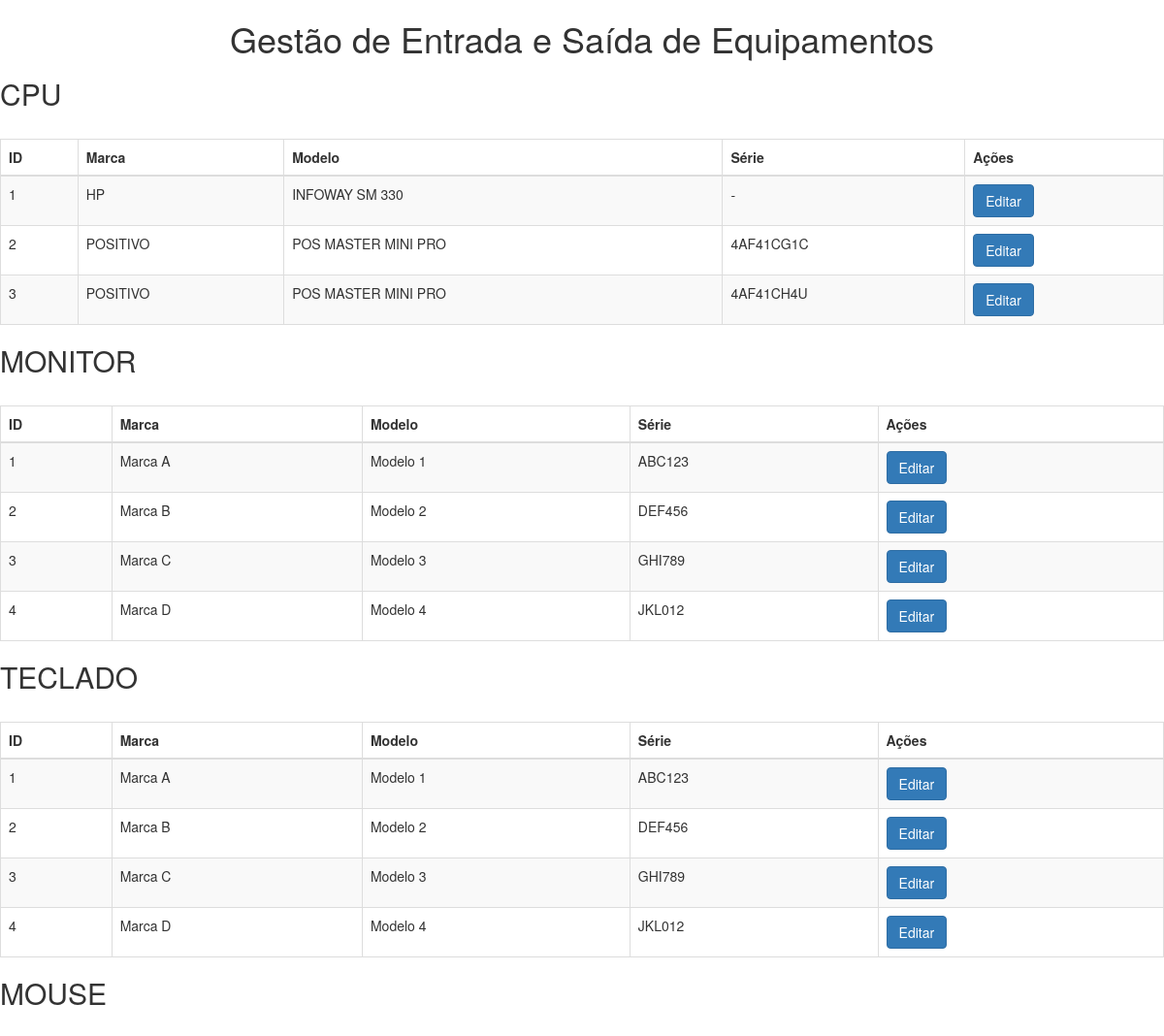
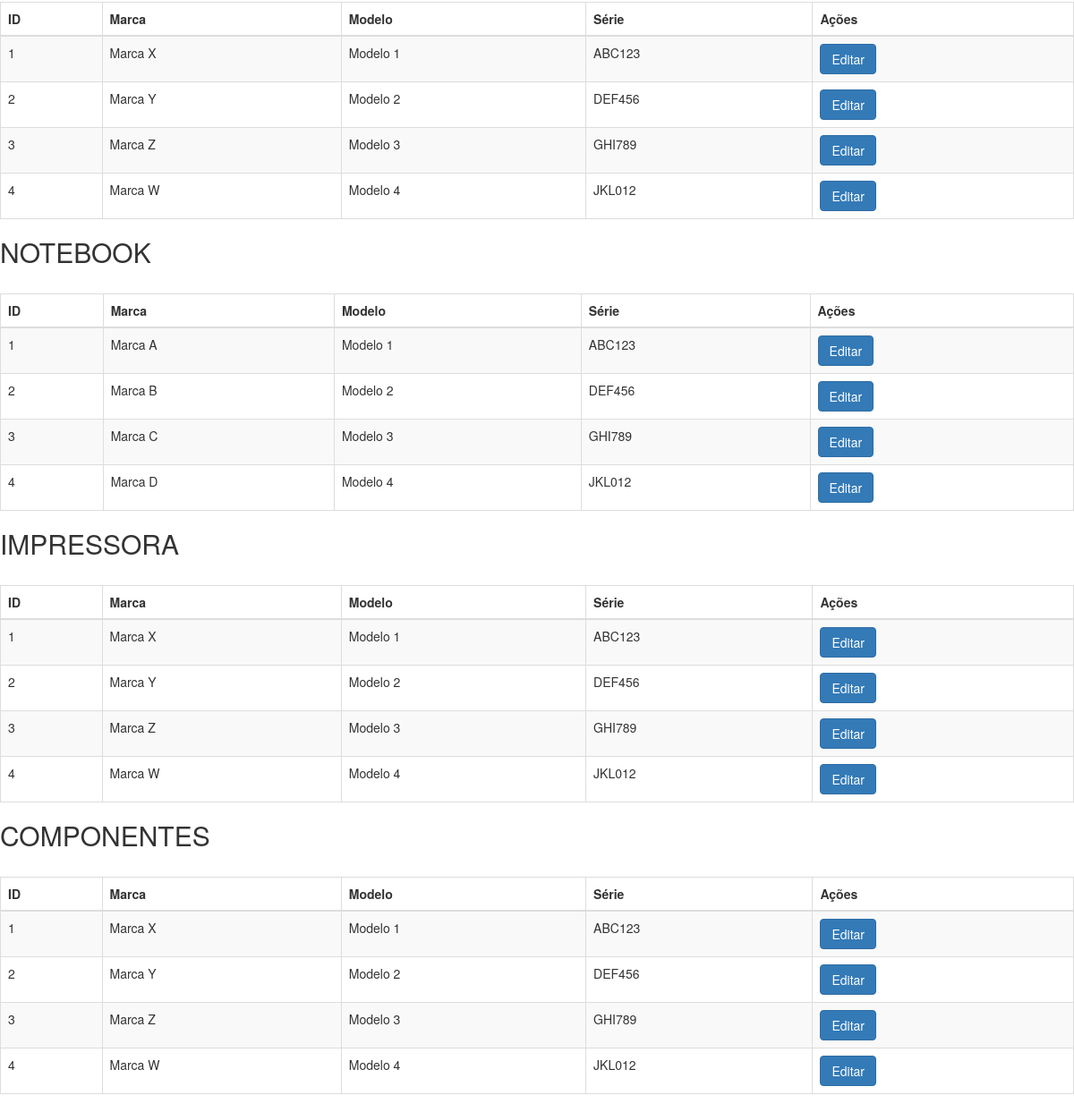
The page /Teste.php on the database as committed earlier (2 pictures, top to bottom).
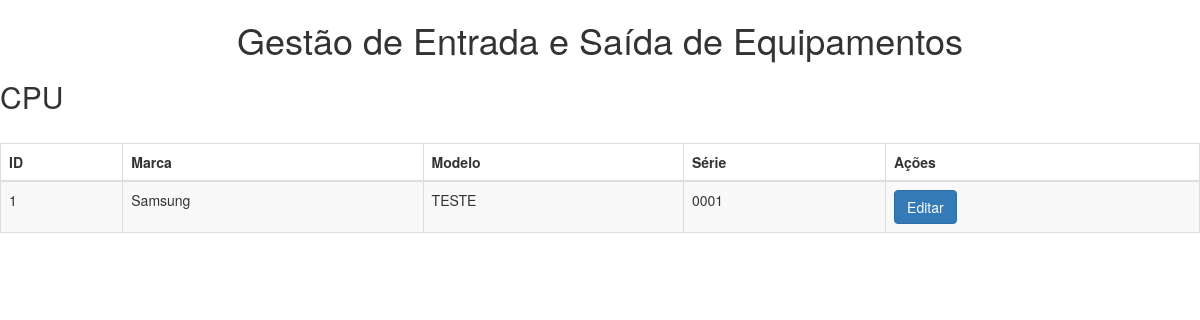
The same page on the database as committed later.
### tables this page shows
CREATE TABLE `cpu` (
  `ID` int(11) NOT NULL,
  `MARCA` varchar(100) NOT NULL,
  `MODELO` varchar(100) NOT NULL,
  `SERIE` varchar(100) NOT NULL,
  `PATRIMONIO` varchar(100) NOT NULL,
  `DVAT` varchar(100) NOT NULL,
  `PROCESSADOR` varchar(100) NOT NULL,
  `MEMORIA_RAM` varchar(100) NOT NULL,
  `ARMAZENAMENTO` varchar(100) NOT NULL,
  `QUANTIDADE` int(11) DEFAULT NULL,
  `SALA` int(11) NOT NULL,
  `PROCESSO` varchar(100) NOT NULL,
  `OBS` varchar(255) NOT NULL
);

CREATE TABLE `monitor` (
  `ID` int(11) NOT NULL,
  `MARCA` varchar(100) NOT NULL,
  `MODELO` varchar(100) NOT NULL,
  `SERIE` varchar(100) NOT NULL,
  `TAMANHO` varchar(100) NOT NULL,
  `RESOLUCAO` varchar(100) NOT NULL,
  `QUANTIDADE` int(11) NOT NULL,
  `OBS` varchar(255) NOT NULL
);

CREATE TABLE `teclado` (
  `ID` int(11) NOT NULL,
  `MARCA` varchar(100) NOT NULL,
  `MODELO` varchar(100) NOT NULL,
  `SERIE` varchar(100) NOT NULL,
  `TIPO` varchar(100) NOT NULL,
  `LAYOUT` varchar(100) NOT NULL,
  `QUANTIDADE` int(11) NOT NULL,
  `OBS` varchar(255) NOT NULL
);

CREATE TABLE `mouse` (
  `ID` int(11) NOT NULL,
  `MARCA` varchar(100) NOT NULL,
  `MODELO` varchar(100) NOT NULL,
  `SERIE` varchar(100) NOT NULL,
  `TIPO` varchar(100) NOT NULL,
  `QUANTIDADE` int(11) NOT NULL,
  `OBS` varchar(255) NOT NULL
);

CREATE TABLE `notebook` (
  `ID` int(11) NOT NULL,
  `MARCA` varchar(100) NOT NULL,
  `MODELO` varchar(100) NOT NULL,
  `SERIE` varchar(100) NOT NULL,
  `PROCESSADOR` varchar(100) NOT NULL,
  `MEMORIA_RAM` varchar(100) NOT NULL,
  `ARMAZENAMENTO` varchar(100) NOT NULL,
  `QUANTIDADE` int(11) NOT NULL,
  `OBS` varchar(255) NOT NULL
);

CREATE TABLE `impressora` (
  `ID` int(11) NOT NULL,
  `MARCA` varchar(100) NOT NULL,
  `MODELO` varchar(100) NOT NULL,
  `SERIE` varchar(100) NOT NULL,
  `TIPO` varchar(100) NOT NULL,
  `QUANTIDADE` int(11) NOT NULL,
  `OBS` varchar(255) NOT NULL
);

CREATE TABLE `componentes` (
  `ID` int(11) NOT NULL,
  `MARCA` varchar(100) NOT NULL,
  `MODELO` varchar(100) NOT NULL,
  `SERIE` varchar(100) NOT NULL,
  `TIPO` varchar(100) NOT NULL,
  `DESCRICAO` varchar(100) NOT NULL,
  `QUANTIDADE` int(11) NOT NULL,
  `OBS` varchar(255) NOT NULL
);

### Teste.php (the view, shortened to what this page needs)
<!DOCTYPE html>
<html>
<head>
<link rel="stylesheet" href="style.css">
    <link rel="stylesheet" href="https://maxcdn.bootstrapcdn.com/bootstrap/3.3.7/css/bootstrap.min.css">
    <link rel="stylesheet" href="https://cdn.datatables.net/1.10.19/css/dataTables.bootstrap.min.css">
</head>
<body>
<h1>Gestão de Entrada e Saída de Equipamentos</h1>
<?php
function exibirTabela($conexao, $tabela)
{
    $sql = "SELECT * FROM $tabela";
    $resultado = mysqli_query($conexao, $sql);
    if (mysqli_num_rows($resultado) > 0) {
        echo '<h2>' . $tabela . '</h2>';
        echo '<table id="' . $tabela . '-table" class="table table-striped table-bordered">';
        echo '<thead><tr><th>ID</th><th>Marca</th><th>Modelo</th><th>Série</th><th>Ações</th></tr></thead>';
        echo '<tbody>';
        while ($row = mysqli_fetch_assoc($resultado)) {
            echo '<tr>';
            echo '<td>' . $row['ID'] . '</td>';
            echo '<td>' . $row['MARCA'] . '</td>';
            echo '<td>' . $row['MODELO'] . '</td>';
            echo '<td>' . $row['SERIE'] . '</td>';
            echo '<td><button class="btn btn-primary btn-editar">Editar</button></td>';
            echo '</tr>';
        }
        echo '</tbody>';
        echo '</table>';
    }
}
$host = "localhost";
$usuario = "root";
$senha = "sysbot1";
$banco = "INVENTARIO";
$conexao = mysqli_connect($host, $usuario, $senha, $banco);
if (mysqli_connect_errno()) {
    echo '<div class="message error">Erro na conexão com o banco de dados: ' . mysqli_connect_error() . '</div>';
} else {
    $tabelas = array("CPU", "MONITOR", "TECLADO", "MOUSE", "NOTEBOOK", "IMPRESSORA", "COMPONENTES");
    foreach ($tabelas as $tabela) {
        exibirTabela($conexao, $tabela);
    }
}
?>
</body>
</html>

Rows that differ between the two databases and show on the page:
removed cpu: ID "2", MARCA "POSITIVO", MODELO "POS MASTER MINI PRO", SERIE "4AF41CG1C"
removed cpu: ID "3", MARCA "POSITIVO", MODELO "POS MASTER MINI PRO", SERIE "4AF41CH4U"
removed monitor: ID "1", MARCA "Marca A", MODELO "Modelo 1", SERIE "ABC123"
removed monitor: ID "2", MARCA "Marca B", MODELO "Modelo 2", SERIE "DEF456"
removed monitor: ID "3", MARCA "Marca C", MODELO "Modelo 3", SERIE "GHI789"
removed monitor: ID "4", MARCA "Marca D", MODELO "Modelo 4", SERIE "JKL012"
removed teclado: ID "1", MARCA "Marca A", MODELO "Modelo 1", SERIE "ABC123"
removed teclado: ID "2", MARCA "Marca B", MODELO "Modelo 2", SERIE "DEF456"
removed teclado: ID "3", MARCA "Marca C", MODELO "Modelo 3", SERIE "GHI789"
removed teclado: ID "4", MARCA "Marca D", MODELO "Modelo 4", SERIE "JKL012"
removed mouse: ID "1", MARCA "Marca X", MODELO "Modelo 1", SERIE "ABC123"
removed mouse: ID "2", MARCA "Marca Y", MODELO "Modelo 2", SERIE "DEF456"
removed mouse: ID "3", MARCA "Marca Z", MODELO "Modelo 3", SERIE "GHI789"
removed mouse: ID "4", MARCA "Marca W", MODELO "Modelo 4", SERIE "JKL012"
removed notebook: ID "1", MARCA "Marca A", MODELO "Modelo 1", SERIE "ABC123"
removed notebook: ID "2", MARCA "Marca B", MODELO "Modelo 2", SERIE "DEF456"
removed notebook: ID "3", MARCA "Marca C", MODELO "Modelo 3", SERIE "GHI789"
removed notebook: ID "4", MARCA "Marca D", MODELO "Modelo 4", SERIE "JKL012"
removed impressora: ID "1", MARCA "Marca X", MODELO "Modelo 1", SERIE "ABC123"
removed impressora: ID "2", MARCA "Marca Y", MODELO "Modelo 2", SERIE "DEF456"
removed impressora: ID "3", MARCA "Marca Z", MODELO "Modelo 3", SERIE "GHI789"
removed impressora: ID "4", MARCA "Marca W", MODELO "Modelo 4", SERIE "JKL012"
removed componentes: ID "1", MARCA "Marca X", MODELO "Modelo 1", SERIE "ABC123"
removed componentes: ID "2", MARCA "Marca Y", MODELO "Modelo 2", SERIE "DEF456"
removed componentes: ID "3", MARCA "Marca Z", MODELO "Modelo 3", SERIE "GHI789"
removed componentes: ID "4", MARCA "Marca W", MODELO "Modelo 4", SERIE "JKL012"
changed cpu id 1: MARCA "HP" → "Samsung"; MODELO "INFOWAY SM 330" → "TESTE"; SERIE "-" → "0001"
Other text that changed with them:
list line gone: "MONITOR ID Marca Modelo Série Ações"
list line gone: "TECLADO ID Marca Modelo Série Ações"
list line gone: "MOUSE ID Marca Modelo Série Ações"
list line gone: "NOTEBOOK ID Marca Modelo Série Ações"
list line gone: "IMPRESSORA ID Marca Modelo Série Ações"
list line gone: "COMPONENTES ID Marca Modelo Série Ações"
